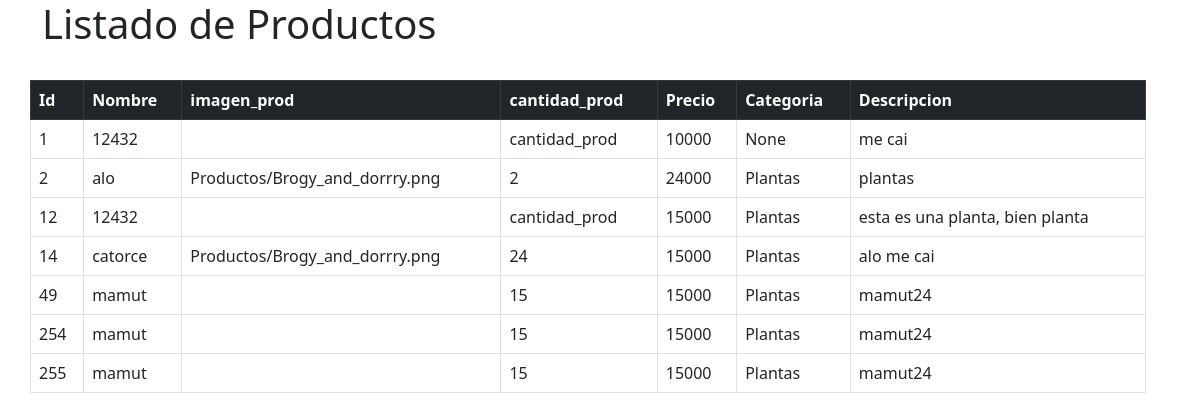
The page /crud on the database as committed earlier.
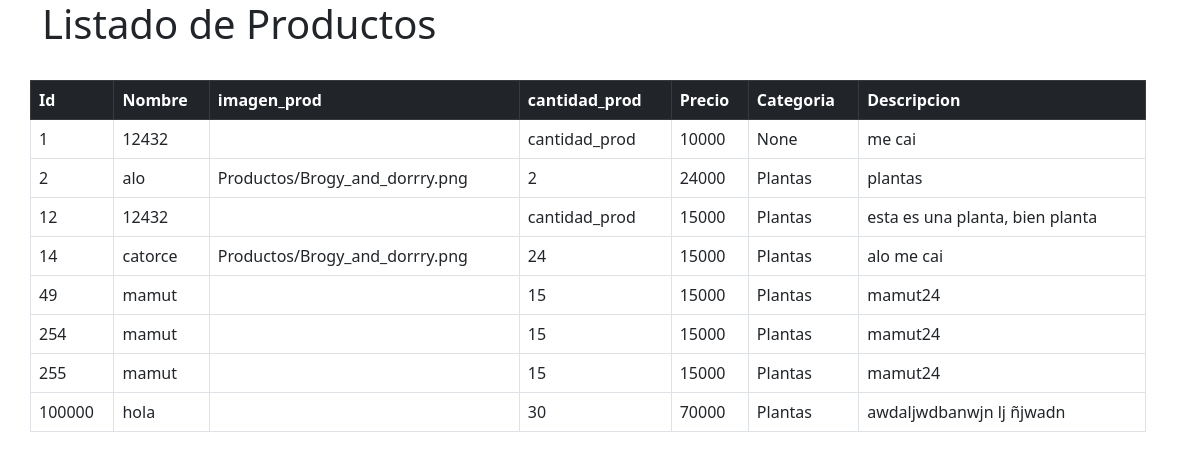
The same page on the database as committed later.
### core/models.py (models this page shows, shortened)
class Producto(models.Model):
    idProducto = models.IntegerField(primary_key=True,verbose_name='id de Producto')
    nombre_prod = models.CharField(max_length=40,verbose_name='Nombre_prod')
    imagen_prod = models.ImageField(upload_to="Productos", null=True, blank=True) #python -m pip install Pillow   eso me lo pidio
    descripcion_prod = models.TextField(verbose_name='Descripcion')
    cantidad_prod = models.IntegerField(verbose_name='Cantidad de productos')
    precio_prod = models.IntegerField(verbose_name='Precio')
    categoria = models.ForeignKey(Categoria, null=True, blank=True, on_delete=models.CASCADE)

class Categoria(models.Model):
    idCategoria = models.IntegerField(primary_key=True, verbose_name='Id de categoria')
    nombreCategoria = models.CharField(max_length=50, verbose_name='Nombre de la Categoria')
    def __str__(self):
        return self.nombreCategoria

### core/views.py (the view)
# urls.py: path('crud', crud, name='crud'),
def crud(request):
    productos= Producto.objects.all()
    datos = {
        'productos': productos
    }
    return render(request, 'core/Crud.html', datos) #claro esto es solo una prueba la pagina puede cambiar

### core/templates/core/Crud.html (shortened to what this page needs)
<html lang="en">
{% load static %}
<head>
    <link href="https://cdn.jsdelivr.net/npm/bootstrap@5.2.0-beta1/dist/css/bootstrap.min.css" rel="stylesheet">
</head>
<body>
    <div class="container">
        <div class="column">
            <div class="row">
                <div class="row mb-4">
                    <h1>Listado de Productos</h1>
                </div>
            </div>
            <div class="row">
                <div class="row mb-3">
                    <table class="table table-bordered" id="categorias">
                        <thead class="table-dark">
                            <tr>
                                <th>Id</th>
                                <th>Nombre</th>
                                <th>imagen_prod</th>
                                <th>cantidad_prod</th>
                                <th>Precio</th>
                                <th>Categoria</th>
                                <th>Descripcion</th>
                            </tr>
                        </thead>
                    {% for ve in productos%}
                    <tr><td>{{ve.idProducto}}</td>
                        <td>{{ve.nombre_prod}}</td>
                        <td>{{ve.imagen_prod}}</td>
                        <td>{{ve.cantidad_prod}}</td>
                        <td>{{ve.precio_prod}}</td>
                        <td>{{ve.categoria}}</td>
                        <td>{{ve.descripcion_prod}}</td></tr>
                    {% endfor %}
                </table>
                </div>
            </div>
        </div>
    </div>
</body>
</html>

Rows that differ between the two databases and show on the page:
added Producto: idProducto "100000", nombre_prod "hola", cantidad_prod "30", precio_prod "70000", categoria "Plantas", descripcion_prod "awdaljwdbanwjn lj ñjwadn"
